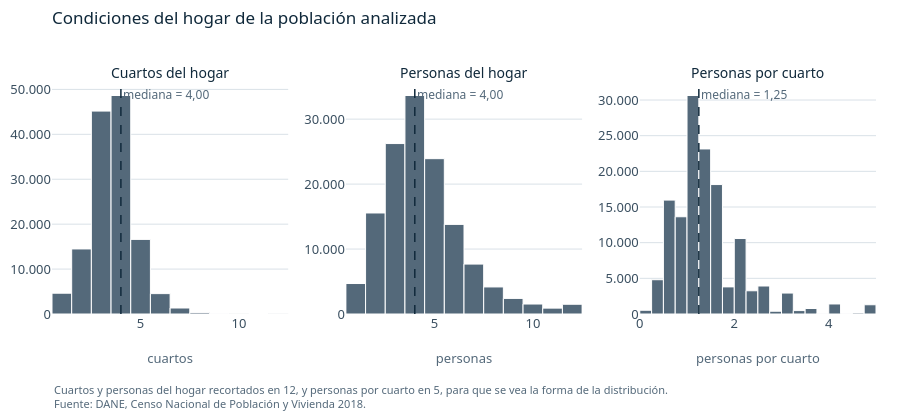

Source (notebook cell):
### Code cell
nombres = {
    "H_NRO_CUARTOS": ("Cuartos del hogar", "cuartos"),
    "HA_TOT_PER": ("Personas del hogar", "personas"),
    "PERS_POR_CUARTO": ("Personas por cuarto", "personas por cuarto"),
}

fig = make_subplots(rows=1, cols=3, subplot_titles=[titulo for titulo, _ in nombres.values()], horizontal_spacing=0.07)
fig.update_annotations(font=dict(size=14, color=TINTA))
for columna, (col, (titulo, unidad)) in enumerate(nombres.items(), start=1):
    datos = df_eda[col].dropna()
    if col == "PERS_POR_CUARTO":
        tope = 5
        bins = np.arange(0, 5.25, 0.25)
        rangos = [f"{dec_es(a)} a {dec_es(b)}" for a, b in zip(bins[:-1], bins[1:])]
    else:
        tope = 12
        bins = np.arange(0.5, min(datos.max(), 12) + 1.5, 1)
        rangos = [f"{a + 0.5:.0f}" for a in bins[:-1]]
    if datos.max() > tope:
        rangos[-1] += " o más"
    # Se grafican conteos por intervalo: los valores de cada persona no salen del cuaderno.
    conteos, bordes = np.histogram(datos.clip(upper=tope), bins=bins)
    fig.add_trace(go.Bar(
        x=(bordes[:-1] + bordes[1:]) / 2, y=conteos, width=np.diff(bordes),
        marker=dict(color=TINTA3, line=dict(color="#FFFFFF", width=1)), customdata=rangos,
        hovertemplate="%{customdata} " + unidad + "<br>%{y:,} personas<extra></extra>",
    ), row=1, col=columna)
    mediana = df_eda[col].median()
    fig.add_vline(x=mediana, line=dict(color=TINTA, dash="dash", width=1.5), row=1, col=columna,
                  annotation_text=f"mediana = {dec_es(mediana)}", annotation_position="top right",
                  annotation_font=dict(size=12, color=TINTA3))
    fig.update_xaxes(title_text=unidad, showgrid=False, row=1, col=columna)
fig.update_yaxes(tickformat=",d")
fig.update_layout(showlegend=False, bargap=0)
rotular(fig, "Condiciones del hogar de la población analizada", None,
        "Cuartos y personas del hogar recortados en 12, y personas por cuarto en 5, para que se vea la forma de la distribución.<br>" + FUENTE)
mostrar_figura(fig, "02_histogramas_cuantitativas", FIG_DIR, alto=420, ancho=1100)

### Figure 1 — Plotly figure (JSON) as saved in the notebook; plotly's stock layout.template omitted (floating-point values rounded to 4 significant figures)
{"data": [{"customdata": ["1", "2", "3", "4", "5", "6", "7", "8", "9", "10", "11", "12 o más"], "hovertemplate": "%{customdata} cuartos<br>%{y:,} personas<extra></extra>", "marker": {"color": "#54697A", "line": {"color": "#FFFFFF", "width": 1}}, "type": "bar", "width": [1.0, 1.0, 1.0, 1.0, 1.0, 1.0, 1.0, 1.0, 1.0, 1.0, 1.0, 1.0], "x": [1.0, 2.0, 3.0, 4.0, 5.0, 6.0, 7.0, 8.0, 9.0, 10.0, 11.0, 12.0], "xaxis": "x", "y": [4632, 14484, 45173, 48643, 16610, 4540, 1335, 318, 123, 37, 19, 31], "yaxis": "y"}, {"customdata": ["1", "2", "3", "4", "5", "6", "7", "8", "9", "10", "11", "12 o más"], "hovertemplate": "%{customdata} personas<br>%{y:,} personas<extra></extra>", "marker": {"color": "#54697A", "line": {"color": "#FFFFFF", "width": 1}}, "type": "bar", "width": [1.0, 1.0, 1.0, 1.0, 1.0, 1.0, 1.0, 1.0, 1.0, 1.0, 1.0, 1.0], "x": [1.0, 2.0, 3.0, 4.0, 5.0, 6.0, 7.0, 8.0, 9.0, 10.0, 11.0, 12.0], "xaxis": "x2", "y": [4692, 15555, 26243, 33640, 23914, 13797, 7687, 4165, 2398, 1535, 907, 1501], "yaxis": "y2"}, {"customdata": ["0,00 a 0,25", "0,25 a 0,50", "0,50 a 0,75", "0,75 a 1,00", "1,00 a 1,25", "1,25 a 1,50", "1,50 a 1,75", "1,75 a 2,00", "2,00 a 2,25", "2,25 a 2,50", "2,50 a 2,75", "2,75 a 3,00", "3,00 a 3,25", "3,25 a 3,50", "3,50 a 3,75", "3,75 a 4,00", "4,00 a 4,25", "4,25 a 4,50", "4,50 a 4,75", "4,75 a 5,00 o más"], "hovertemplate": "%{customdata} personas por cuarto<br>%{y:,} personas<extra></extra>", "marker": {"color": "#54697A", "line": {"color": "#FFFFFF", "width": 1}}, "type": "bar", "width": [0.25, 0.25, 0.25, 0.25, 0.25, 0.25, 0.25, 0.25, 0.25, 0.25, 0.25, 0.25, 0.25, 0.25, 0.25, 0.25, 0.25, 0.25, 0.25, 0.25], "x": [0.125, 0.375, 0.625, 0.875, 1.125, 1.375, 1.625, 1.875, 2.125, 2.375, 2.625, 2.875, 3.125, 3.375, 3.625, 3.875, 4.125, 4.375, 4.625, 4.875], "xaxis": "x3", "y": [525, 4804, 15968, 13634, 30633, 23140, 18149, 3802, 10580, 3257, 3926, 388, 2934, 479, 770, 55, 1405, 54, 146, 1296], "yaxis": "y3"}], "layout": {"annotations": [{"font": {"color": "#10293B", "size": 14}, "showarrow": false, "text": "Cuartos del hogar", "x": 0.1433, "xanchor": "center", "xref": "paper", "y": 1.0, "yanchor": "bottom", "yref": "paper"}, {"font": {"color": "#10293B", "size": 14}, "showarrow": false, "text": "Personas del hogar", "x": 0.5, "xanchor": "center", "xref": "paper", "y": 1.0, "yanchor": "bottom", "yref": "paper"}, {"font": {"color": "#10293B", "size": 14}, "showarrow": false, "text": "Personas por cuarto", "x": 0.8567, "xanchor": "center", "xref": "paper", "y": 1.0, "yanchor": "bottom", "yref": "paper"}, {"font": {"color": "#54697A", "size": 12}, "showarrow": false, "text": "mediana = 4,00", "x": 4.0, "xanchor": "left", "xref": "x", "y": 1, "yanchor": "top", "yref": "y domain"}, {"font": {"color": "#54697A", "size": 12}, "showarrow": false, "text": "mediana = 4,00", "x": 4.0, "xanchor": "left", "xref": "x2", "y": 1, "yanchor": "top", "yref": "y2 domain"}, {"font": {"color": "#54697A", "size": 12}, "showarrow": false, "text": "mediana = 1,25", "x": 1.25, "xanchor": "left", "xref": "x3", "y": 1, "yanchor": "top", "yref": "y3 domain"}, {"align": "left", "font": {"color": "#54697A", "size": 11}, "showarrow": false, "text": "Cuartos y personas del hogar recortados en 12, y personas por cuarto en 5, para que se vea la forma de la distribución.<br>Fuente: DANE, Censo Nacional de Población y Vivienda 2018.", "x": 0, "xanchor": "left", "xref": "paper", "y": 0, "yanchor": "top", "yref": "paper", "yshift": -66}], "bargap": 0, "height": 420, "margin": {"b": 106}, "shapes": [{"line": {"color": "#10293B", "dash": "dash", "width": 1.5}, "type": "line", "x0": 4.0, "x1": 4.0, "xref": "x", "y0": 0, "y1": 1, "yref": "y domain"}, {"line": {"color": "#10293B", "dash": "dash", "width": 1.5}, "type": "line", "x0": 4.0, "x1": 4.0, "xref": "x2", "y0": 0, "y1": 1, "yref": "y2 domain"}, {"line": {"color": "#10293B", "dash": "dash", "width": 1.5}, "type": "line", "x0": 1.25, "x1": 1.25, "xref": "x3", "y0": 0, "y1": 1, "yref": "y3 domain"}], "showlegend": false, "title": {"font": {"color": "#10293B", "size": 17}, "pad": {"t": 12}, "subtitle": {"font": {"color": "#54697A", "size": 13}, "text": ""}, "text": "Condiciones del hogar de la población analizada", "x": 0, "xanchor": "left", "xref": "paper", "y": 1, "yanchor": "top", "yref": "container"}, "xaxis": {"anchor": "y", "domain": [0.0, 0.2867], "showgrid": false, "title": {"text": "cuartos"}}, "xaxis2": {"anchor": "y2", "domain": [0.3567, 0.6433], "showgrid": false, "title": {"text": "personas"}}, "xaxis3": {"anchor": "y3", "domain": [0.7133, 1.0], "showgrid": false, "title": {"text": "personas por cuarto"}}, "yaxis": {"anchor": "x", "domain": [0.0, 1.0], "tickformat": ",d"}, "yaxis2": {"anchor": "x2", "domain": [0.0, 1.0], "tickformat": ",d"}, "yaxis3": {"anchor": "x3", "domain": [0.0, 1.0], "tickformat": ",d"}}}
